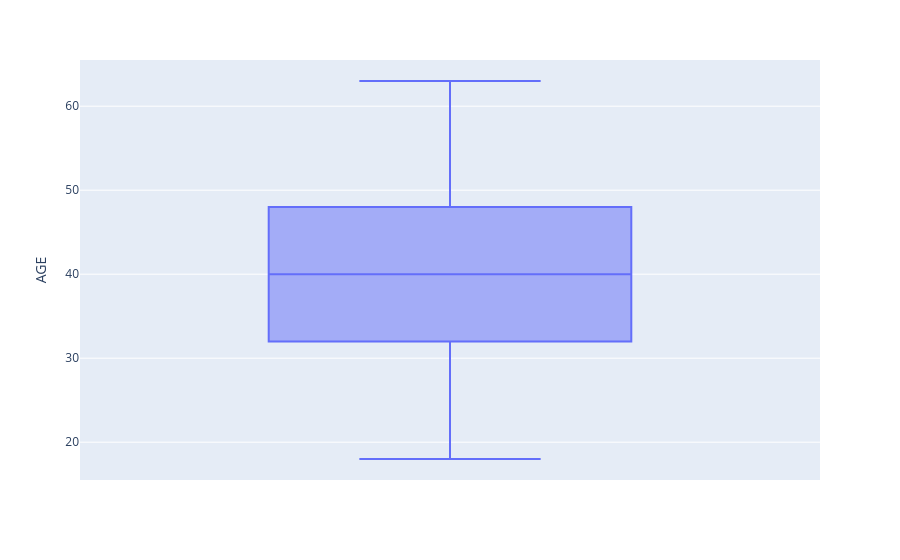

Here is the notebook cell this chart was saved with:
### Code cell
# VERIFICANDO ERROS DE DIGITAÇÃO E POSSÍVEL PRESENÇA DE OUTLIERS NA COLUNA AGE

print(df['AGE'].describe().round(2))

fig = px.box(df, y="AGE")
fig.show()

### Figure 1 — Plotly figure (JSON) as saved in the notebook; plotly's stock layout.template omitted (floating-point values rounded to 4 significant figures; data arrays with more than 128 entries replaced by an {"elided": "..."} marker saying what was removed)
{"data": [{"alignmentgroup": "True", "hovertemplate": "AGE=%{y}<extra></extra>", "legendgroup": "", "marker": {"color": "#636efa"}, "name": "", "notched": false, "offsetgroup": "", "orientation": "v", "showlegend": false, "type": "box", "x0": " ", "xaxis": "x", "y": {"elided": "1000 int values"}, "y0": " ", "yaxis": "y"}], "layout": {"boxmode": "group", "legend": {"tracegroupgap": 0}, "margin": {"t": 60}, "xaxis": {"anchor": "y", "domain": [0, 1]}, "yaxis": {"anchor": "x", "domain": [0, 1], "title": {"text": "AGE"}}}}
